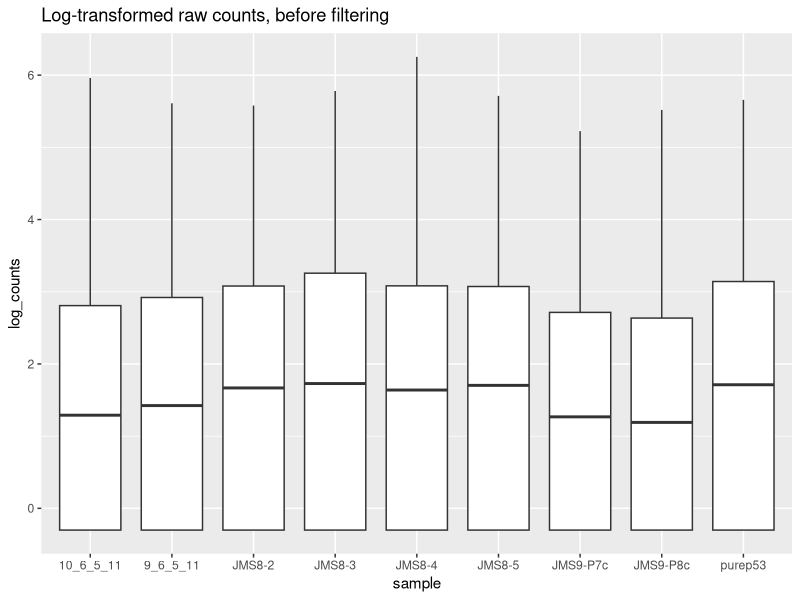
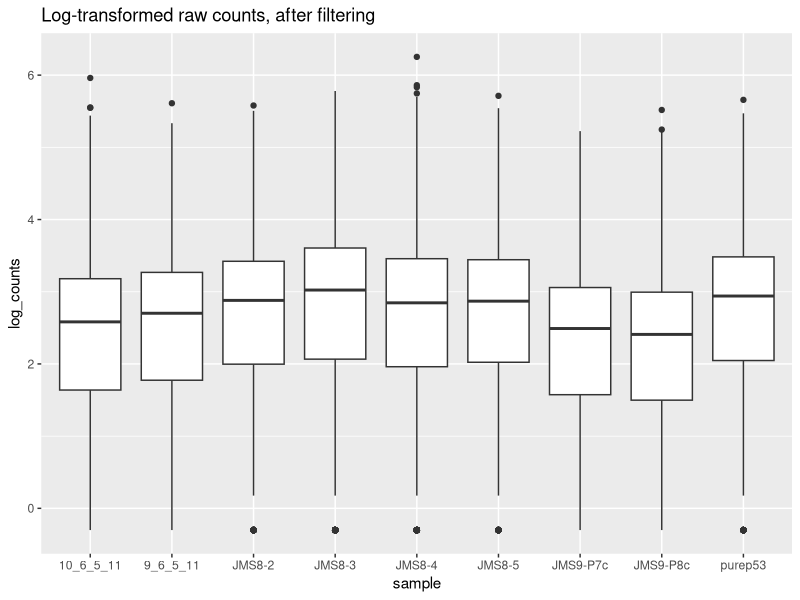
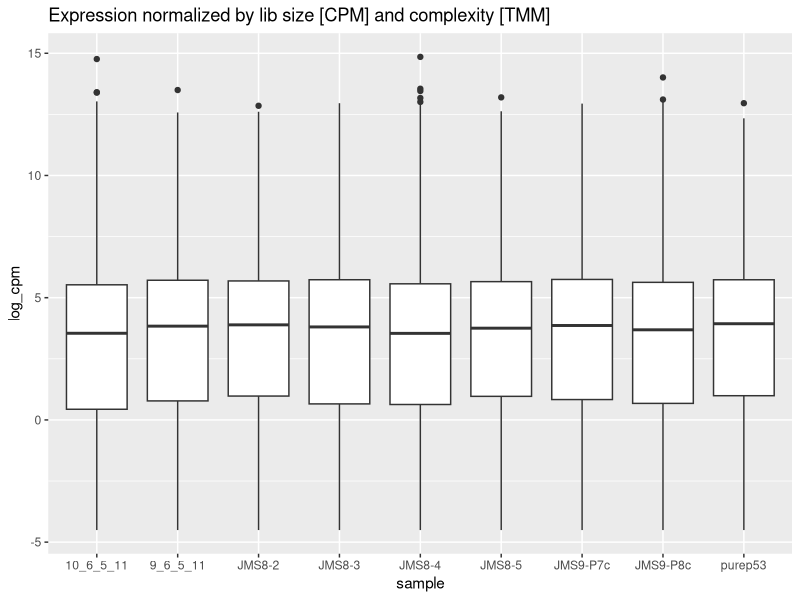
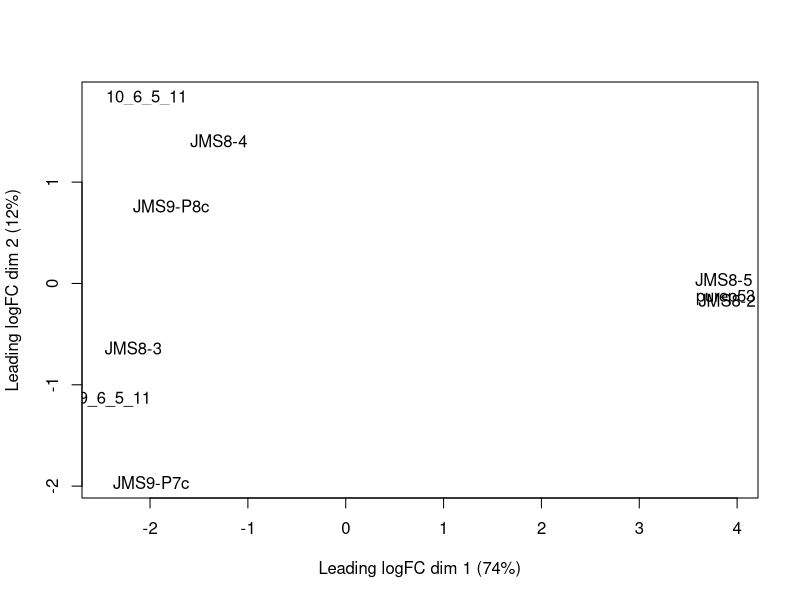
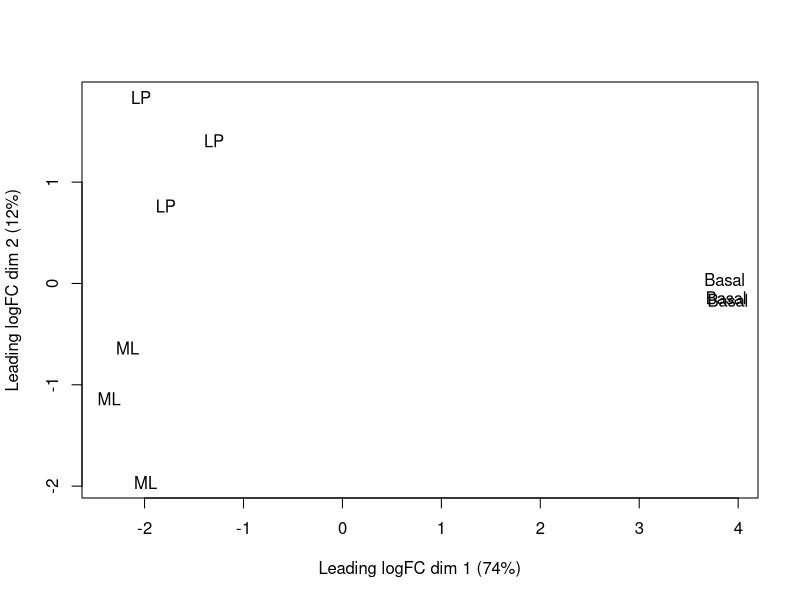
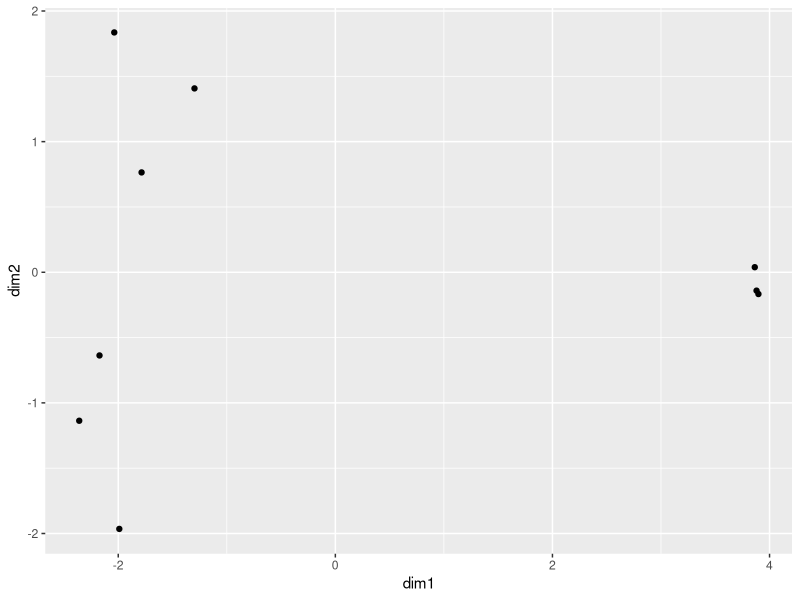
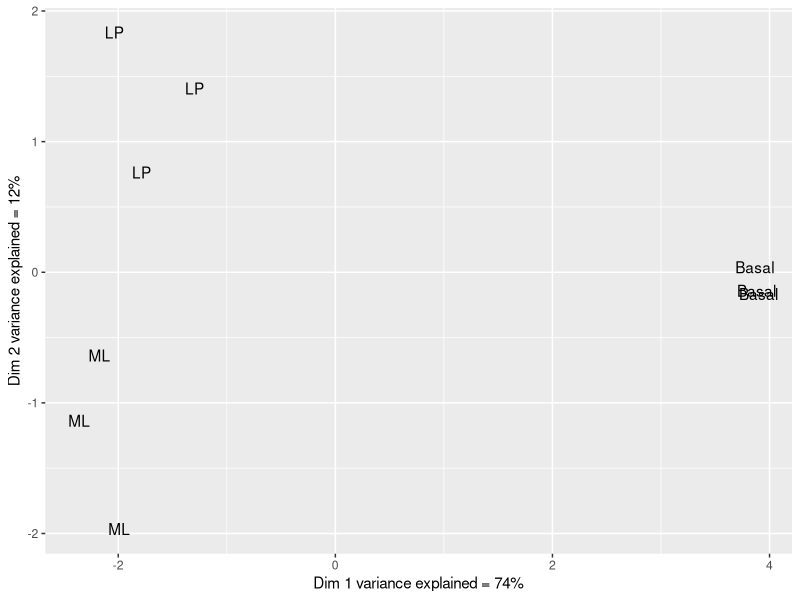
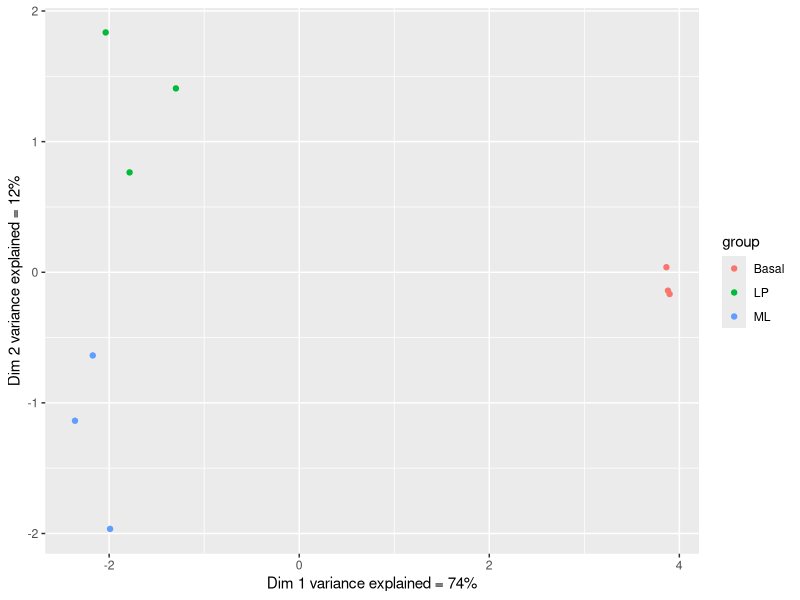

These figures' R source, in order:
## ---- chunk 1
library(magrittr)
library(knitr)
library(kableExtra)
options(readr.show_col_types = FALSE)
## ---- chunk 2
#| message: false
#| warning: false

library(edgeR)
library(tidyverse)

## ---- chunk 3
counts_tbl <- read_tsv('data/rnaseq_counts.tsv')

gene_anno <- read_tsv('data/Ses3_geneAnnot.tsv')
## ---- chunk 4
dge <- DGEList(counts = counts_tbl %>% select(-1),
               genes = gene_anno)
## ---- chunk 5
dge$samples
## ---- chunk 6
groups <- c("LP", "ML", "Basal", "Basal", "ML", "LP", "Basal", "ML", "LP")

groups <- parse_factor(groups,  levels = c("Basal", "LP", "ML"))

## ---- chunk 7
dge$samples$group <- groups
## ---- chunk 8
rownames(dge$counts) <-  counts_tbl %>% pull(ENTREZID)

rownames(dge$genes) <-  gene_anno %>% pull(ENTREZID)

head(dge$counts)

head(dge$genes)

## ---- chunk 9
keep <- filterByExpr(dge)
table(keep)
proportions(table(keep))

dge_filt <- dge[keep, , keep.lib.sizes = FALSE]

## ---- chunk 10
dim(dge)
dim(dge_filt)
## ---- chunk 11
dge_norm <- calcNormFactors(dge_filt, method = "TMM")
## ---- chunk 12
dge_norm$samples
## ---- chunk 13


samples_tbl <- dge_norm$samples %>% as_tibble(rownames = 'id')

counts_raw_tbl  <- dge$counts %>% as_tibble(rownames='gene')

counts_filt_tbl <- dge_filt$counts %>% as_tibble(rownames='gene') 

## ---- chunk 14

counts_raw_tbl %>% 
  pivot_longer(cols = -gene,
               names_to = "sample", values_to = "counts"
  ) %>% 
  mutate(log_counts  = log10(counts + 0.5)) %>% 
  ggplot(aes(x = sample, y = log_counts)) +
  geom_boxplot() +
  ggtitle('Log-transformed raw counts, before filtering')


counts_filt_tbl %>% 
   pivot_longer(cols = -gene,
               names_to = "sample", values_to = "counts"
  ) %>% 
  mutate(log_counts  = log10(counts + 0.5)) %>% 
  ggplot(aes(x = sample, y = log_counts)) +
  geom_boxplot() +
  ggtitle('Log-transformed raw counts, after filtering')

## ---- chunk 15

logcpm_tbl <- cpm(dge_norm$counts, log=T) %>% as_tibble(rownames='gene')

## ---- chunk 16

logcpm_tbl %>% 
  pivot_longer(cols = -gene,
               names_to = "sample", 
               values_to = "log_cpm") %>% 
  ggplot(aes(x = sample, y = log_cpm)) +
  geom_boxplot() +
  ggtitle('Expression normalized by lib size [CPM] and complexity [TMM]')

## ---- chunk 17
plotMDS(dge_norm)
## ---- chunk 18
plotMDS(dge_norm, labels = groups)
## ---- chunk 19
mds_result <- plotMDS(dge_norm, plot = FALSE)
mds_result
## ---- chunk 20
mds_tbl <- tibble(
  id = samples_tbl %>% pull(id),
  dim1 = mds_result$x,
  dim2 = mds_result$y
) %>% print()

ggplot(mds_tbl, aes(x = dim1, y = dim2)) +
  geom_point()
## ---- chunk 21

var_expln <- tibble(propn = mds_result$var.explained * 100 ) |> 
    rownames_to_column(var = 'dimension') 
## ---- chunk 22

dim1_expl <- var_expln |> filter(dimension==1) |> pull(propn) |> round()
dim2_expl <- var_expln |> filter(dimension==2) |> pull(propn) |> round()

## ---- chunk 23

mds_tbl_label <- left_join(samples_tbl, mds_tbl, by = 'id') %>% 
  print()


## ---- chunk 24
mds_tbl_label |> 
  ggplot(aes(x=dim1, y=dim2)) + 
  geom_text(aes(label = group)) + 
  labs(x = paste0('Dim 1 variance explained = ', dim1_expl,'%'),
       y = paste0('Dim 2 variance explained = ', dim2_expl,'%'))

## ---- chunk 25
mds_tbl_label |> 
  ggplot(aes(x=dim1, y=dim2, colour = group)) + 
  geom_point() + 
  labs(x = paste0('Dim 1 variance explained = ', dim1_expl,'%'),
       y = paste0('Dim 2 variance explained = ', dim2_expl,'%'))

## ---- chunk 26
mds_tbl_label %>% 
  ggplot( aes(x = dim1, y = dim2, col = group)) +
  geom_point() +
  geom_text(aes(label = id)) +
  labs(x = paste0('Dim 1 variance explained = ', dim1_expl,'%'),
       y = paste0('Dim 2 variance explained = ', dim2_expl,'%'))
## ---- chunk 27
library(ggrepel)

mds_tbl_label %>% 
  ggplot( aes(x = dim1, y = dim2, col = group)) +
  geom_point() +
  geom_text_repel(aes(label = id)) +
  labs(x = paste0('Dim 1 variance explained = ', dim1_expl,'%'),
       y = paste0('Dim 2 variance explained = ', dim2_expl,'%'))
